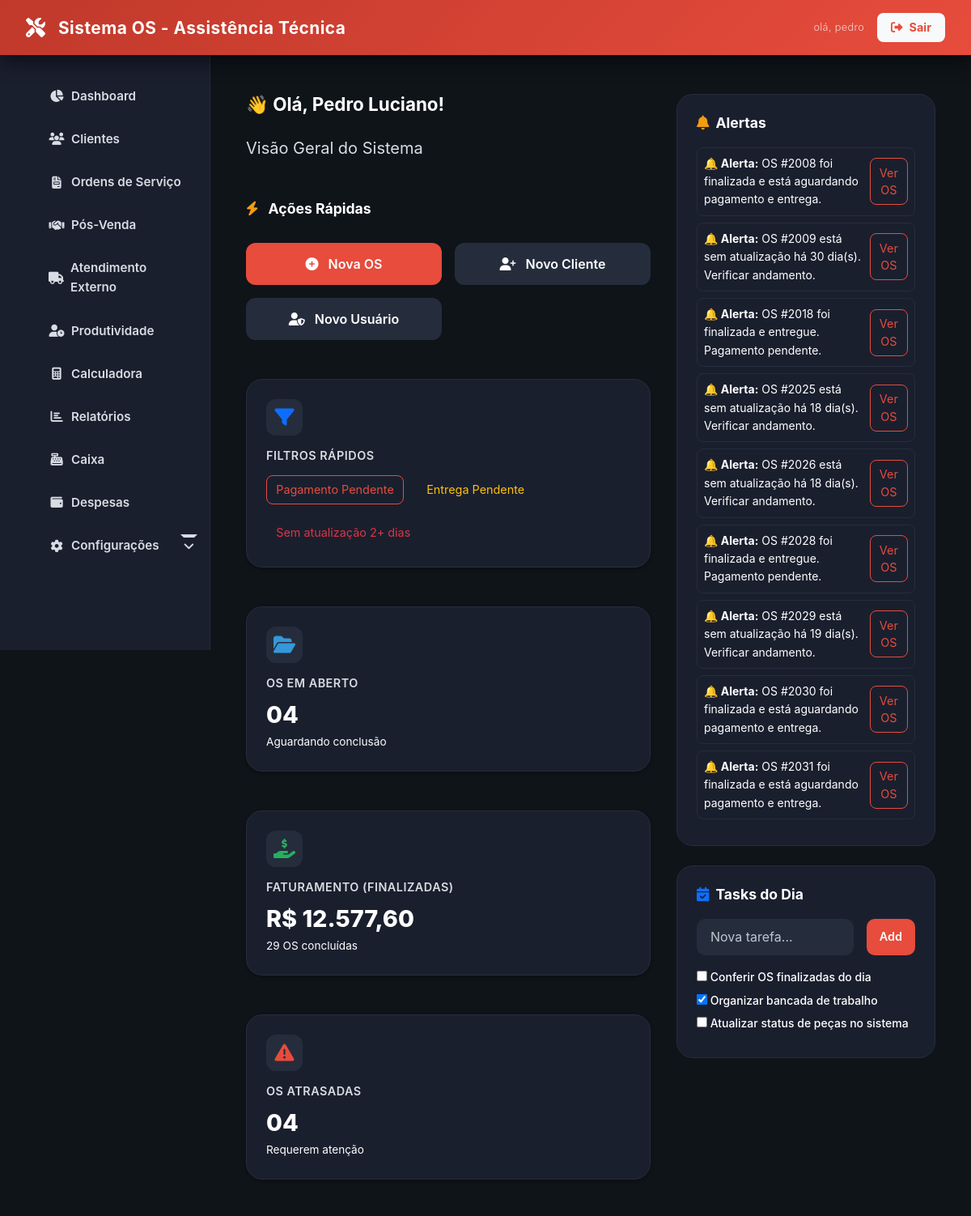
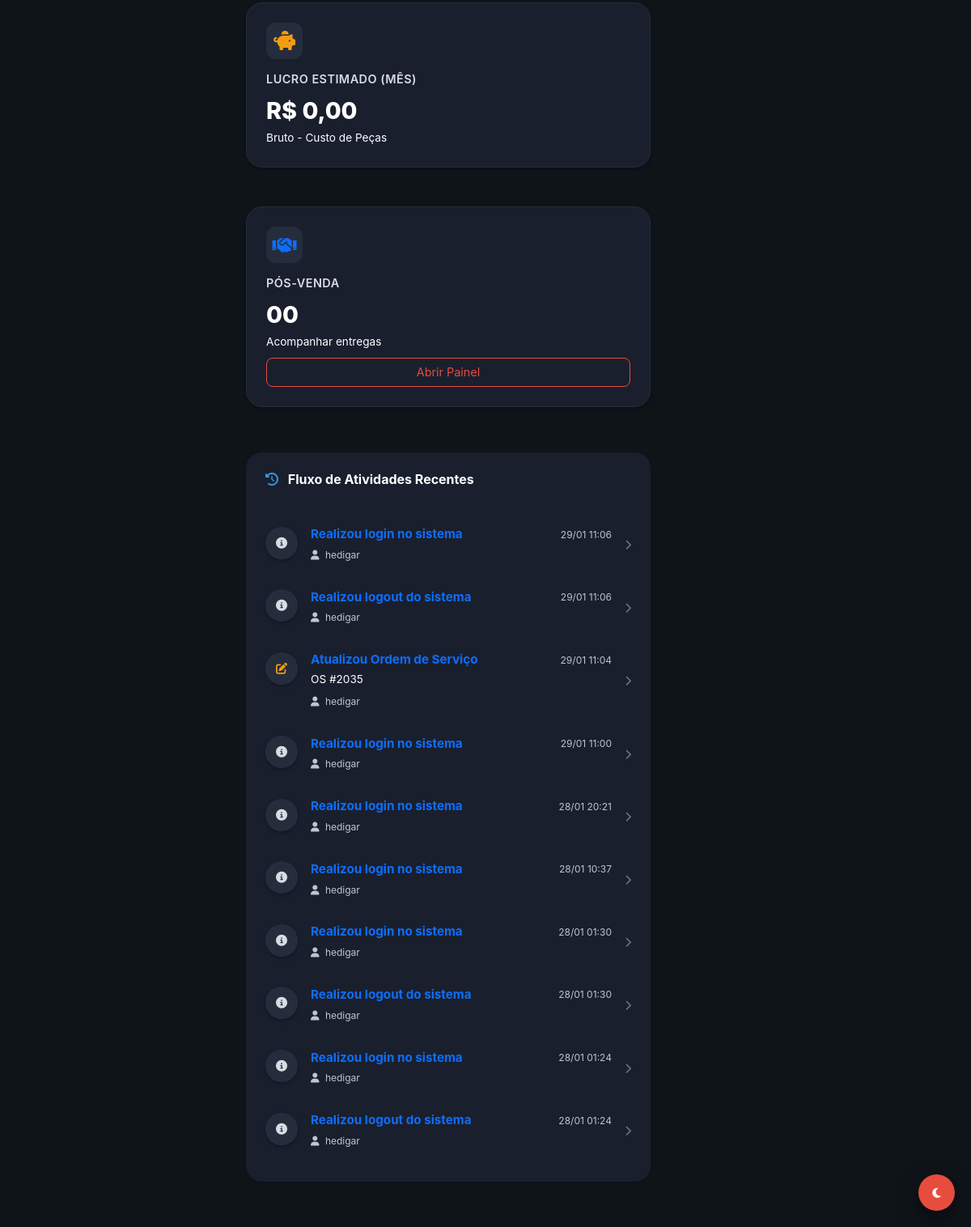
Page /dashboard (signed in) on the committed database (2 pictures, top to bottom).
### tables this page shows
CREATE TABLE `logs` (
  `id` int NOT NULL,
  `usuario_id` int DEFAULT NULL,
  `acao` varchar(150) DEFAULT NULL,
  `referencia` varchar(150) DEFAULT NULL,
  `ip_address` varchar(45) DEFAULT NULL,
  `user_agent` text,
  `dados_anteriores` longtext,
  `dados_novos` longtext,
  `created_at` timestamp NULL DEFAULT CURRENT_TIMESTAMP
);

CREATE TABLE `usuarios` (
  `id` int NOT NULL,
  `nome` varchar(100) NOT NULL,
  `email` varchar(100) NOT NULL,
  `senha` varchar(255) NOT NULL,
  `nivel_acesso` varchar(50) NOT NULL,
  `trocar_senha` tinyint(1) DEFAULT '1',
  `ativo` tinyint(1) DEFAULT '1',
  `created_at` timestamp NULL DEFAULT CURRENT_TIMESTAMP
);

CREATE TABLE `ordens_servico` (
  `id` int NOT NULL,
  `cliente_id` int NOT NULL,
  `equipamento_id` int DEFAULT NULL,
  `defeito_relatado` text NOT NULL,
  `laudo_tecnico` text,
  `valor_total_produtos` decimal(10,2) DEFAULT '0.00',
  `valor_total_servicos` decimal(10,2) DEFAULT '0.00',
  `valor_total_os` decimal(10,2) DEFAULT '0.00',
  `valor_desconto` decimal(10,2) DEFAULT '0.00',
  `status_atual_id` int NOT NULL,
  `status_pagamento` enum('pendente','pago','parcial') DEFAULT 'pendente',
  `status_entrega` enum('nao_entregue','entregue') DEFAULT 'nao_entregue',
  `ativo` tinyint(1) DEFAULT '1',
  `created_at` timestamp NULL DEFAULT CURRENT_TIMESTAMP,
  `updated_at` timestamp NULL DEFAULT NULL
);

### app/Views/dashboard/index.php (the view, shortened to what the rows shown need)
<?php
require_once __DIR__ . '/../layout/main.php';
?>
<div class="container">
    <div class="dashboard-grid">
        <div class="main-content-area">
            <div class="mb-5">
                <h1 class="fw-bold">👋 Olá, <?php echo htmlspecialchars($user['nome'] ?? 'Usuário'); ?>!</h1>
                <p class="text-secondary fs-5">
                    <?php
                    if (Auth::isAdmin()) echo "Visão Geral do Sistema";
                    elseif (Auth::isTecnico()) echo "Painel de Manutenção e Ordens";
                    else echo "Painel de Atendimento e Recepção";
                    ?>
                </p>
            </div>
            <div class="mb-5">
                <h2 class="mb-4 fw-bold"><i class="fas fa-bolt text-warning me-2"></i> Ações Rápidas</h2>
                <div class="quick-actions">
                    <a href="<?php echo BASE_URL; ?>ordens/form" class="btn btn-primary">
                        <i class="fas fa-plus-circle"></i> Nova OS
                    </a>
                    <a href="<?php echo BASE_URL; ?>clientes/criar" class="btn btn-secondary">
                        <i class="fas fa-user-plus"></i> Novo Cliente
                    </a>
                    <?php if (Auth::isAdmin()): ?>
                        <a href="<?php echo BASE_URL; ?>usuarios/criar" class="btn btn-secondary">
                            <i class="fas fa-user-shield"></i> Novo Usuário
                        </a>
                    <?php endif; ?>
                </div>
            </div>
            <div class="dashboard-cards">
                <div class="card stat-card">
                    <div>
                        <div class="stat-icon"><i class="fas fa-filter text-primary"></i></div>
                        <h2>Filtros Rápidos</h2>
                    </div>
                    <div class="d-flex flex-wrap gap-2 mt-2">
                        <a href="<?php echo BASE_URL; ?>ordens?status_pagamento=pendente" class="btn btn-outline-primary btn-sm">Pagamento Pendente</a>
                        <a href="<?php echo BASE_URL; ?>ordens?status_entrega=nao_entregue" class="btn btn-outline-warning btn-sm">Entrega Pendente</a>
                        <a href="<?php echo BASE_URL; ?>ordens?sem_atualizacao_dias=2" class="btn btn-outline-danger btn-sm">Sem atualização 2+ dias</a>
                    </div>
                </div>
                <div class="card stat-card">
                    <div>
                        <div class="stat-icon"><i class="fas fa-folder-open text-info"></i></div>
                        <h2>OS em Aberto</h2>
                    </div>
                    <div>
                        <p class="card-value info-text"><?php echo str_pad($stats['total_abertas'], 2, '0', STR_PAD_LEFT); ?></p>
                        <p class="fs-sm text-muted m-0">Aguardando conclusão</p>
                    </div>
                </div>
                <?php if (Auth::isAdmin()): ?>
                    <div class="card stat-card">
                        <div>
                            <div class="stat-icon"><i class="fas fa-hand-holding-usd text-success"></i></div>
                            <h2>Faturamento (Finalizadas)</h2>
                        </div>
                        <div>
                            <p class="card-value success-text">R$ <?php echo number_format($stats['valor_finalizadas'], 2, ',', '.'); ?></p>
                            <p class="fs-sm text-muted m-0"><?php echo $stats['total_finalizadas']; ?> OS concluídas</p>
                        </div>
                    </div>
                <?php endif; ?>
                <div class="card stat-card">
                    <div>
                        <div class="stat-icon"><i class="fas fa-exclamation-triangle text-danger"></i></div>
                        <h2>OS Atrasadas</h2>
                    </div>
                    <div>
                        <p class="card-value danger-text"><?php echo str_pad($stats['total_atrasadas'], 2, '0', STR_PAD_LEFT); ?></p>
                        <p class="fs-sm text-muted m-0">Requerem atenção</p>
                    </div>
                </div>
                <?php if (Auth::isAdmin()): ?>
                    <div class="card stat-card">
                        <div>
                            <div class="stat-icon"><i class="fas fa-piggy-bank text-warning"></i></div>
                            <h2>Lucro Estimado (Mês)</h2>
                        </div>
                        <div>
                            <p class="card-value warning-text">R$ <?php echo number_format($stats['lucro_mes'], 2, ',', '.'); ?></p>
                            <p class="fs-sm text-muted m-0">Bruto - Custo de Peças</p>
                        </div>
                    </div>
                <?php endif; ?>
                <?php
                    $posVendaCount = 0;
                ?>
                <div class="card stat-card">
                    <div>
                        <div class="stat-icon"><i class="fas fa-handshake text-primary"></i></div>
                        <h2>Pós-Venda</h2>
                    </div>
                    <div>
                        <p class="card-value warning-text"><?php echo str_pad($posVendaCount, 2, '0', STR_PAD_LEFT); ?></p>
                        <p class="fs-sm text-muted m-0">Acompanhar entregas</p>
                    </div>
                    <a href="<?php echo BASE_URL; ?>pos-venda" class="btn btn-outline-primary btn-sm mt-2">Abrir Painel</a>
                </div>
            </div>
            <div class="card border-0 shadow-sm p-4" style="border-radius: 20px; background: var(--bg-secondary);">
    <h3 class="mb-4 fw-bold"><i class="fas fa-history text-info me-2"></i> Fluxo de Atividades Recentes</h3>
    <div class="activity-feed">
        <?php if (empty($atividades)): ?>
            <p class="text-muted text-center py-4">Nenhuma atividade registrada recentemente.</p>
        <?php else: ?>
            <div class="list-group list-group-flush bg-transparent">
                <?php foreach ($atividades as $log): ?>
                    <?php
                        $referencia = $log['referencia'] ?? '';
                        $acao = $log['acao'] ?? '';
                        $osId = null;
                        if (preg_match('/#(\d+)/', $referencia, $matches)) {
                            $osId = $matches[1];
                        }
                        $link = "#";
                        if ($osId && (strpos($referencia, 'Ordem') !== false || strpos($referencia, 'OS') !== false)) {
                            $link = (defined('BASE_URL') ? BASE_URL : '') . "ordens/view?id=" . $osId;
                        } elseif (preg_match('/Cliente #(\d+)/', $referencia, $matches)) {
                            $link = (defined('BASE_URL') ? BASE_URL : '') . "clientes/view?id=" . $matches[1];
                        }
                    ?>
                    <a href="<?php echo $link; ?>" class="list-group-item list-group-item-action bg-transparent border-0 px-0 py-3 d-flex align-items-start gap-3">
                        <div class="activity-icon bg-tertiary rounded-circle d-flex align-items-center justify-content-center" style="width: 40px; height: 40px; flex-shrink: 0;">
                            <?php
                                if (strpos($acao, 'Criou') !== false) echo '<i class="fas fa-plus text-success"></i>';
                                elseif (strpos($acao, 'Excluiu') !== false) echo '<i class="fas fa-trash text-danger"></i>';
                                elseif (strpos($acao, 'Atualizou') !== false) echo '<i class="fas fa-edit text-warning"></i>';
                                elseif (strpos($acao, 'Status') !== false) echo '<i class="fas fa-sync text-info"></i>';
                                else echo '<i class="fas fa-info-circle text-secondary"></i>';
                            ?>
                        </div>
                        <div class="flex-grow-1">
                            <div class="d-flex justify-content-between align-items-center mb-1">
                                <h6 class="mb-0 fw-bold text-primary" style="font-size: 0.95rem;">
                                    <?php echo htmlspecialchars($acao); ?>
                                </h6>
                                <small class="text-muted" style="font-size: 0.75rem;">
                                    <?php echo isset($log['created_at']) ? date('d/m H:i', strtotime($log['created_at'])) : '--/--'; ?>
                                </small>
                            </div>
                            <p class="mb-1 text-secondary" style="font-size: 0.85rem;">
                                <?php echo htmlspecialchars($referencia); ?>
                            </p>
                            <small class="text-muted" style="font-size: 0.75rem;">
                                <i class="fas fa-user me-1"></i> <?php echo htmlspecialchars($log['usuario_nome'] ?? 'Sistema'); ?>
                            </small>
                        </div>
                        <div class="align-self-center">
                            <i class="fas fa-chevron-right text-muted opacity-50" style="font-size: 0.8rem;"></i>
                        </div>
                    </a>
                <?php endforeach; ?>
            </div>
        <?php endif; ?>
    </div>
</div>
        </div>
        <aside class="tasks-sidebar-content">
            <div class="tasks-section">
                <h3><i class="fas fa-bell text-warning"></i> Alertas</h3>
                <div id="alerts-container">
                    <?php if (empty($alertas)): ?>
                        <div class="text-muted fs-sm p-3 text-center border rounded-3 border-dashed">
                            Nenhum alerta crítico no momento.
                        </div>
                    <?php else: ?>
                        <?php foreach ($alertas as $alerta): ?>
                            <div class="alert-item mb-2 p-2 rounded-3 border">
                                <div class="d-flex justify-content-between align-items-center">
                                    <div>
                                        <strong>🔔 Alerta:</strong>
                                        <?php echo htmlspecialchars($alerta['mensagem'] ?? ''); ?>
                                    </div>
                                    <div class="ms-2">
                                        <?php if (!empty($alerta['os_id'])): ?>
                                            <a href="<?php echo BASE_URL; ?>ordens/view?id=<?php echo (int)$alerta['os_id']; ?>" class="btn btn-sm btn-outline-primary">
                                                Ver OS
                                            </a>
                                        <?php endif; ?>
                                    </div>
                                </div>
                            </div>
                        <?php endforeach; ?>
                    <?php endif; ?>
                </div>
            </div>
            <div class="tasks-section">
                <h3><i class="fas fa-calendar-check text-primary"></i> Tasks do Dia</h3>
                <div class="d-flex gap-2 mb-3">
                    <input type="text" id="new-task-input" class="form-control" placeholder="Nova tarefa..." style="border-radius: 10px;">
                    <button id="add-task-btn" class="btn btn-primary btn-sm" style="border-radius: 10px; padding: 0 15px;">Add</button>
                </div>
                <div id="task-list">
                </div>
            </div>
        </aside>
    </div>
</div>

### app/Core/Router.php (shortened to what the rows shown need)
<?php
class Router
{
    protected array $routes = [];
    public function add(string $method, string $uri, string $controller): void
    {
        $this->routes[] = [
            'uri' => trim($uri, '/'),
            'controller' => $controller,
            'method' => strtoupper($method),
        ];
    }
    public function dispatch(string $uri, string $method): void
    {
        $uri = trim($uri, '/');
        $method = strtoupper($method);
        foreach ($this->routes as $route) {
            if ($route['uri'] === $uri && $route['method'] === $method) {
                $parts = explode('@', $route['controller']);
                $action = $parts[1] ?? 'index';
                $controller = new $controllerClass();
                $controller->$action();
                return;
            }
        }
    }
}

### rows in the picture
logs: acao "Realizou login no sistema", created_at "29/01 11:06", usuario.nome "hedigar"
logs: acao "Realizou logout do sistema", created_at "29/01 11:06", usuario.nome "hedigar"
logs: acao "Atualizou Ordem de Serviço", created_at "29/01 11:04", referencia "OS #2035", usuario.nome "hedigar"
logs: acao "Realizou login no sistema", created_at "29/01 11:00", usuario.nome "hedigar"
logs: acao "Realizou login no sistema", created_at "28/01 20:21", usuario.nome "hedigar"
logs: acao "Realizou login no sistema", created_at "28/01 10:37", usuario.nome "hedigar"
logs: acao "Realizou login no sistema", created_at "28/01 01:30", usuario.nome "hedigar"
logs: acao "Realizou logout do sistema", created_at "28/01 01:30", usuario.nome "hedigar"
logs: acao "Realizou login no sistema", created_at "28/01 01:24", usuario.nome "hedigar"
logs: acao "Realizou logout do sistema", created_at "28/01 01:24", usuario.nome "hedigar"
ordens_servico: mensagem "OS #2008 foi finalizada e está aguardando pagamento e entrega."
ordens_servico: mensagem "OS #2009 está sem atualização há 30 dia(s). Verificar andamento."
ordens_servico: mensagem "OS #2018 foi finalizada e entregue. Pagamento pendente."
ordens_servico: mensagem "OS #2025 está sem atualização há 18 dia(s). Verificar andamento."
ordens_servico: mensagem "OS #2026 está sem atualização há 18 dia(s). Verificar andamento."
ordens_servico: mensagem "OS #2028 foi finalizada e entregue. Pagamento pendente."
ordens_servico: mensagem "OS #2029 está sem atualização há 19 dia(s). Verificar andamento."
ordens_servico: mensagem "OS #2030 foi finalizada e está aguardando pagamento e entrega."
ordens_servico: mensagem "OS #2031 foi finalizada e está aguardando pagamento e entrega."

### other values in the picture
str_pad($stats['total_abertas'], 2, '0', STR_PAD_LEFT) "04"
$stats['valor_finalizadas'] "12.577,60"
$stats['total_finalizadas'] "29"
str_pad($stats['total_atrasadas'], 2, '0', STR_PAD_LEFT) "04"
$stats['lucro_mes'] "0,00"
str_pad($posVendaCount, 2, '0', STR_PAD_LEFT) "00"
